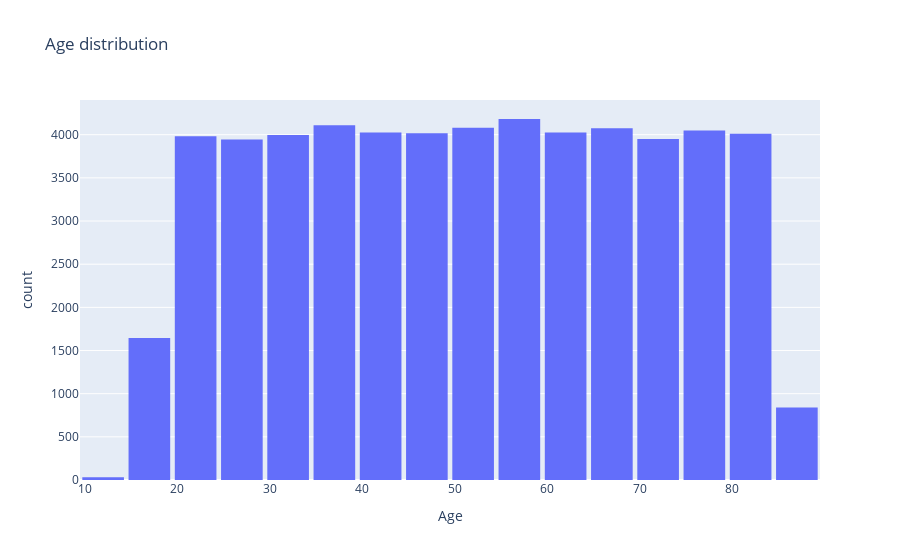

Here is the notebook cell this chart was saved with:
### Markdown cell above
#This shows how many patients are in each age group, sorted by age.

### Code cell
fig=px.histogram(df, x="Age",nbins=20, title='Age distribution')
fig.update_layout(bargap=0.1)
fig.show()

### Figure 1 — Plotly figure (JSON) as saved in the notebook; plotly's stock layout.template omitted (floating-point values rounded to 4 significant figures; data arrays with more than 128 entries replaced by an {"elided": "..."} marker saying what was removed)
{"data": [{"alignmentgroup": "True", "bingroup": "x", "hovertemplate": "Age=%{x}<br>count=%{y}<extra></extra>", "legendgroup": "", "marker": {"color": "#636efa", "pattern": {"shape": ""}}, "name": "", "nbinsx": 20, "offsetgroup": "", "orientation": "v", "showlegend": false, "type": "histogram", "x": {"elided": "54966 int values"}, "xaxis": "x", "yaxis": "y"}], "layout": {"autosize": true, "bargap": 0.1, "barmode": "relative", "legend": {"tracegroupgap": 0}, "title": {"text": "Age distribution"}, "xaxis": {"anchor": "y", "autorange": true, "domain": [0, 1], "range": [9.5, 89.5], "title": {"text": "Age"}, "type": "linear"}, "yaxis": {"anchor": "x", "autorange": true, "domain": [0, 1], "range": [0, 4402.0], "title": {"text": "count"}}}}
